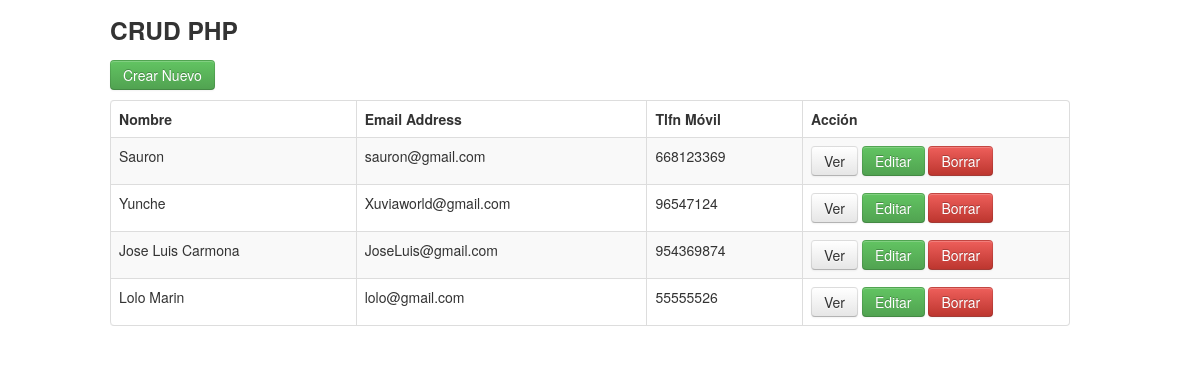
The page / on the database its author committed.
### tables this page shows
CREATE TABLE `customers` (
  `id` int(11) NOT NULL AUTO_INCREMENT,
  `name` varchar(100) NOT NULL,
  `email` varchar(100) NOT NULL,
  `mobile` varchar(100) NOT NULL,
  PRIMARY KEY (`id`)
);

### index.php (the view, shortened to what this page needs)
<!DOCTYPE html>
<html lang="en">
<head>
    <link   href="css/bootstrap.min.css" rel="stylesheet">
</head>
<body>
    <div class="container">
    		<div class="row">
    			<h3>CRUD PHP</h3>
    		</div>
			<div class="row">
			<p>
				<a href="create.php" class="btn btn-success">Crear Nuevo</a>
			</p>
				<table class="table table-striped table-bordered">
	              <thead>
	                <tr>
	                  <th>Nombre</th>
	                  <th>Email Address</th>
	                  <th>Tlfn Móvil</th>
	                  <th>Acción</th>
	                </tr>
	              </thead>
	              <tbody>
	              <?php
				   $pdo = Database::connect();
				   $sql = 'SELECT * FROM customers ORDER BY id DESC';
 				   foreach ($pdo->query($sql) as $row) {
					   	echo '<tr>';
							   	echo '<td>'. $row['name'] . '</td>';
							   	echo '<td>'. $row['email'] . '</td>';
							   	echo '<td>'. $row['mobile'] . '</td>';
							   	echo '<td width=250>';
								echo '<a class="btn" href="read.php?id='.$row['id'].'">Ver</a>';
								echo '<a class="btn btn-success" href="update.php?id='.$row['id'].'">Editar</a>';
								echo '<a class="btn btn-danger" href="delete.php?id='.$row['id'].'">Borrar</a>';
								echo '</td>';
						echo '</tr>';
				   }
				  ?>
			      </tbody>
            </table>
    	</div>
    </div>
  </body>
</html>

### rows shown on the page
customers: name "Sauron", email "sauron@gmail.com", mobile "668123369"
customers: name "Yunche", email "Xuviaworld@gmail.com", mobile "96547124"
customers: name "Jose Luis Carmona", email "JoseLuis@gmail.com", mobile "954369874"
customers: name "Lolo Marin", email "lolo@gmail.com", mobile "55555526"
